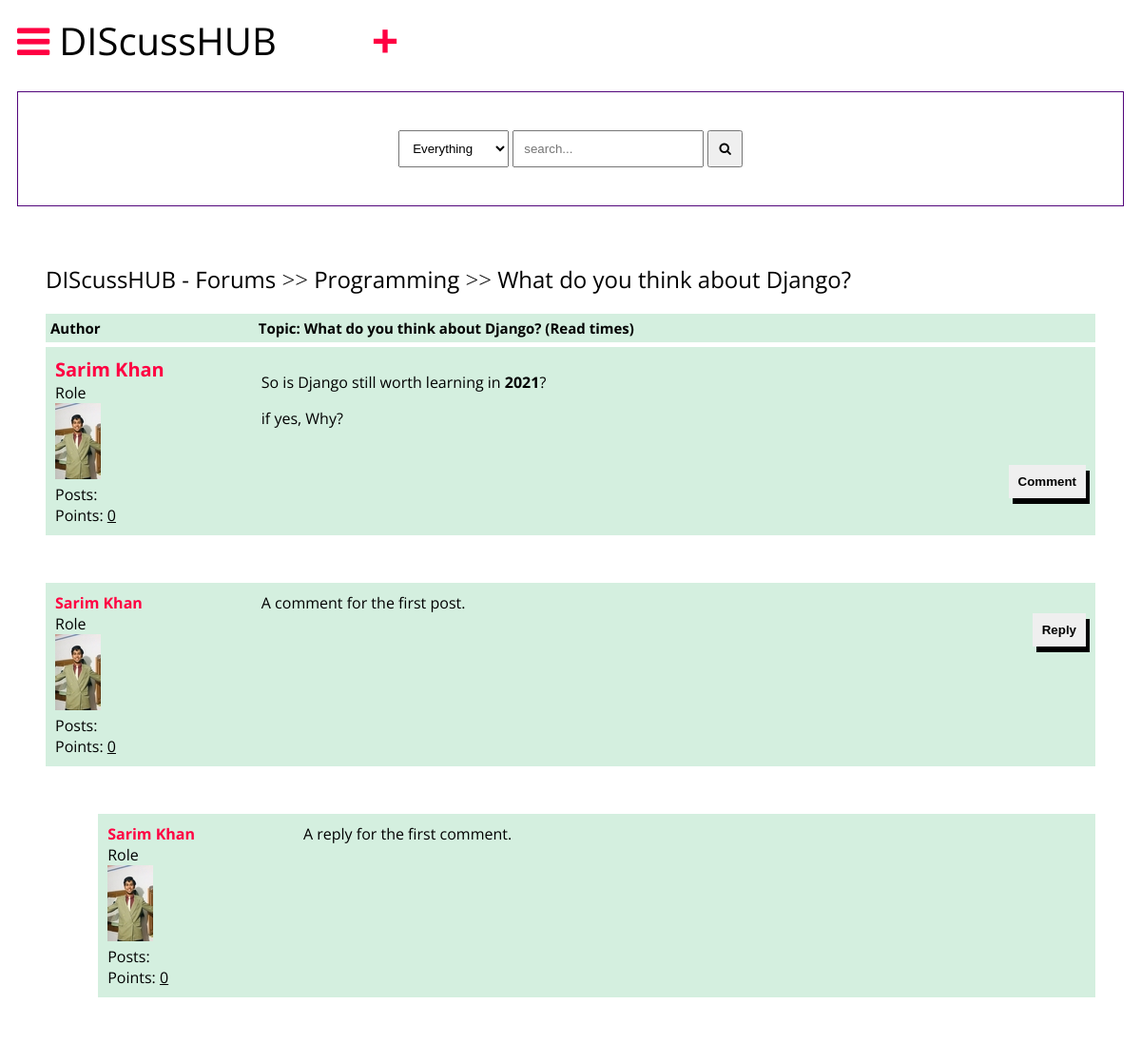
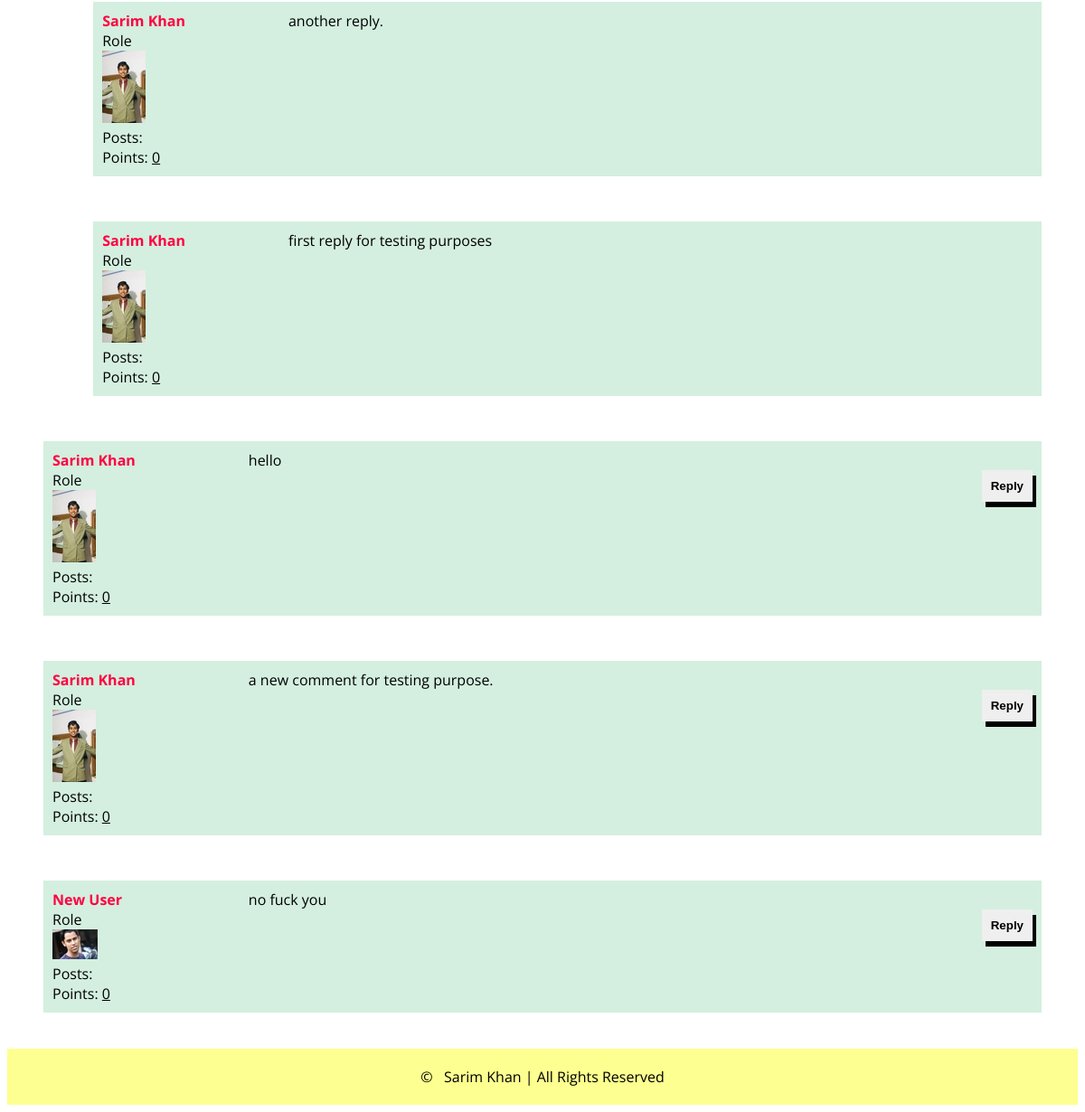
The page /detail/what-do-you-think-about-django/ (signed in) on the database its author committed (2 pictures, top to bottom).
### main/models.py (models this page shows, shortened)
class Post(models.Model):
    title=models.CharField(max_length=400)
    slug=models.SlugField(max_length=400, unique=True, blank=True)
    user=models.ForeignKey(Author, on_delete=models.CASCADE)
    content=HTMLField()
    categories=models.ManyToManyField(Category)
    date=models.DateField(auto_now_add=True)
    approved=models.BooleanField(default=False)
    hit_count_generic= GenericRelation(HitCount, object_id_field='object_pk', related_query_name='hit_count_generic_relation')
    tags=TaggableManager()
    comments=models.ManyToManyField(Comment, blank=True)
    def get_url(self):
        return reverse("detail", kwargs={
            "slug":self.slug
        })

class Category(models.Model):
    title=models.CharField(max_length=50)
    slug=models.SlugField(max_length=400, unique=True, blank=True)
    description= models.TextField(default="description")
    class Meta:
        verbose_name_plural="categories"
    def __str__(self):
        return self.title
    def get_url(self):
        return reverse("posts", kwargs={
            "slug":self.slug
        })

class Author(models.Model):
    user=models.ForeignKey(User, on_delete=models.CASCADE)
    fullname= models.CharField(max_length=40, blank=True)
    slug=models.SlugField(max_length=400, unique=True, blank=True)
    bio=HTMLField()
    points=models.IntegerField(default=0)
    profile_pic= ResizedImageField(size=[50, 80], quality=100, upload_to="authors", default=None, null=True)

class Comment(models.Model):
    user=models.ForeignKey(Author, on_delete=models.CASCADE)
    content=models.TextField()
    date=models.DateTimeField(auto_now_add=True)
    replies=models.ManyToManyField(Reply, blank=True)

class Reply(models.Model):
    user=models.ForeignKey(Author, on_delete=models.CASCADE)
    content=models.TextField()
    date=models.DateTimeField(auto_now_add=True)
    class Meta:
        verbose_name_plural="replies"

### main/views.py (the view)
# urls.py: path("detail/<slug>/", detail, name="detail"),
def detail(request, slug):
    post=get_object_or_404(Post, slug=slug)
    author=Author.objects.get(user=request.user)
    if "comment-form" in request.POST:
        comment=request.POST.get("comment")
        new_comment, created=Comment.objects.get_or_create(user=author, content=comment)
        post.comments.add(new_comment.id)
    if "reply-form" in request.POST:
        reply=request.POST.get("reply")
        commenr_id=request.POST.get("comment-id")
        comment_obj=Comment.objects.get(id=commenr_id)
        new_reply, created=Reply.objects.get_or_create(user=author, content=reply)
        comment_obj.replies.add(new_reply.id)
    context={
        "post":post
    }
    update_views(request, post)
    return render(request, "detail.html", context)

### main/utils.py (called while the page is built)
def update_views(request, object):
    context={}
    hit_count=get_hitcount_model().objects.get_for_object(object)
    hits=hit_count.hits
    hitcontext=context["hitcount"]={"pk": hit_count.pk}
    hit_count_response=HitCountMixin.hit_count(request, hit_count)
    if hit_count_response.hit_counted:
        hits=hits+1
        hitcontext["hitcounted"]=hit_count_response.hit_counted
        hitcontext["hit_message"]=hit_count_response.hit_message
        hitcontext["total_hits"]=hits

### templates/detail.html (shortened to what this page needs)
{% extends 'base.html' %}
{% load hitcount_tags %}
{% block content %}
     <div class="container">
        <div class="navigate">
            <span><a href="{% url 'home' %}">DIScussHUB - Forums</a> >> <a href="{{post.categories.all.0.get_url}}">{{post.categories.all.0}}</a> >> <a href="{{post.get_url}}">{{post.title}}</a></span>
        </div>
        <div class="topic-container">
            <div class="head">
                <div class="authors">Author</div>
                <div class="contents">Topic: {{post.title}} (Read {% get_hit_count for post%} times)</div>
            </div>
            <div class="body">
                <div class="authors">
                    <div class="username"><a href="#">{{post.user.fullname|title}}</a></div>
                    <div>Role</div>
                    <img src="{{post.user.profile_pic.url}}" alt="">
                    <div>Posts: <u>{{post.user.num_posts}}</u></div>
                    <div>Points: <u>{{post.user.points}}</u></div>
                </div>
                <div class="contents">
                    {{post.content|safe}}
                    <br>
                    <div class="comment">
                    <button onclick="showComment()">Comment</button>
                    </div>
                </div>
            </div>
        </div>
        {% for comment in post.comments.all %}
        <div class="comments-container">
            <div class="body">
                <div class="authors">
                    <div class="AnotherUser"><a href="">{{comment.user.fullname|title}}</a></div>
                    <div>Role</div>
                    <img src="{{comment.user.profile_pic.url}}" alt="">
                    <div>Posts: <u>{{comment.user.num_posts}}</u></div>
                    <div>Points: <u>{{comment.user.points}}</u></div>
                </div>
                <div class="contents">
                    {{comment.content}}
                    <br>
                    <div class="comment">
                    <button onclick="showReply('comment{{commment.id}}')">Reply</button>
                    </div>
                </div>
            </div>
        </div>
        {% for reply in comment.replies.all %}
        <div class="comments-container" style="width: 95%; margin-left: 5%;">
            <div class="body">
                <div class="authors">
                    <div class="AnotherUser"><a href="">{{reply.user.fullname|title}}</a></div>
                    <div>Role</div>
                    <img src="{{reply.user.profile_pic.url}}" alt="">
                    <div>Posts: <u>{{reply.user.num_posts}}</u></div>
                    <div>Points: <u>{{reply.user.points}}</u></div>
                </div>
                <div class="contents">
                    {{reply.content}}
                    <br>
                </div>
            </div>
        </div>
        {% endfor %}
        {% endfor %}
    </div>
    {% endblock content %}

### templates/base.html (shortened to what this page needs)
{% load static %}
<!DOCTYPE html>
<html lang="en">
<head>
    <link rel="stylesheet" href="https://cdnjs.cloudflare.com/ajax/libs/font-awesome/4.7.0/css/font-awesome.min.css">
    <link rel="stylesheet" href="{% static 'style.css' %}">
</head>
<body>
    <header>
        <div class="navbar">
            <a href="#" class="bar-icon" id="iconBar" onclick="hideIconBar()"><i class="fa fa-bars"></i></a>
            <div class="brand">DIScussHUB</div>
            {% if user.is_authenticated %}
            <div style="font-size:50px; font-weight:300px; margin-left:100px;"><a href="{% url 'create_post' %}">+</a></div>
            {% endif %}
        </div>
        <div class="search-box">
            <div>
                <select name="" id="">
                    <option value="everything">Everything</option>
                </select>
                <input type="text" name="q" id="" placeholder="search...">
                <button><i class="fa fa-search"></i></button>
            </div>
        </div>
    </header>
    {% block content %}
    {% endblock content %}
    <footer>
        <span>&copy; &nbsp; Sarim Khan | All Rights Reserved</span>
    </footer>
</body>
</html>

### static/style.css (style rules this page uses)
* { box-sizing: border-box; }
html { font-size: 16px; font-family: 'Open Sans', sans-serif; background-color: #ffffff; }
a { color: #ff0042; font-weight: bolder; text-decoration: none; }
.container { margin: 20px; padding: 20px; }
header { margin-inline: 10px; }
.navbar { display: flex; align-items: center; }
.bar-icon { font-size: 40px; display: inline-block; margin-right: 10px; cursor: pointer; }
.brand { font-size: 40px; display: inline-block; }
.search-box { border: solid 1px #52057b; margin-top: 20px; padding: 40px; display: flex; justify-content: center; }
.search-box select { padding: 10px; }
.search-box input { padding: 10px; }
.search-box button { padding: 10px; }
footer { margin-top: 20px; padding: 20px; background-color: #FDFF90; display: block; text-align: center; }
.navigate { margin-block: 20px; font-weight: lighter; font-size: 24px; }
.navigate a { color: #000; }
.head { display: flex; background-color: #D4EFDF; padding: 5px; font-weight: bold; font-size: 15px; }
.authors { flex: 20%; }
.contents { flex: 80%; }
.body { display: flex; background-color: #D4EFDF; padding: 10px; margin-top: 5px; }
.body .authors .username { font-size: 20px; }
.body .authors img { max-width: 50px; max-height: 80px; }
.body .contents .comment button { border: none; padding: 10px; font-weight: bolder; box-shadow: 4px 6px #000; cursor: pointer; float: right; }
.comments-container { margin-top: 50px; }

### rows shown on the page
Post: categories.all.0 "Programming", title "What do you think about Django?", user.fullname "Sarim Khan", user.profile_pic (picture), user.points "0", content "So is Django still worth learning in 2021 ? if yes, Why?"
Comment: user.fullname "Sarim Khan", user.profile_pic (picture), user.points "0", content "A comment for the first post."
Reply: user.fullname "Sarim Khan", user.profile_pic (picture), user.points "0", content "A reply for the first comment."
Reply: user.fullname "Sarim Khan", user.profile_pic (picture), user.points "0", content "another reply."
Reply: user.fullname "Sarim Khan", user.profile_pic (picture), user.points "0", content "first reply for testing purposes"
Comment: user.fullname "Sarim Khan", user.profile_pic (picture), user.points "0", content "hello"
Comment: user.fullname "Sarim Khan", user.profile_pic (picture), user.points "0", content "a new comment for testing purpose."
Comment: user.fullname "New User", user.profile_pic (picture), user.points "0", content "no fuck you"
